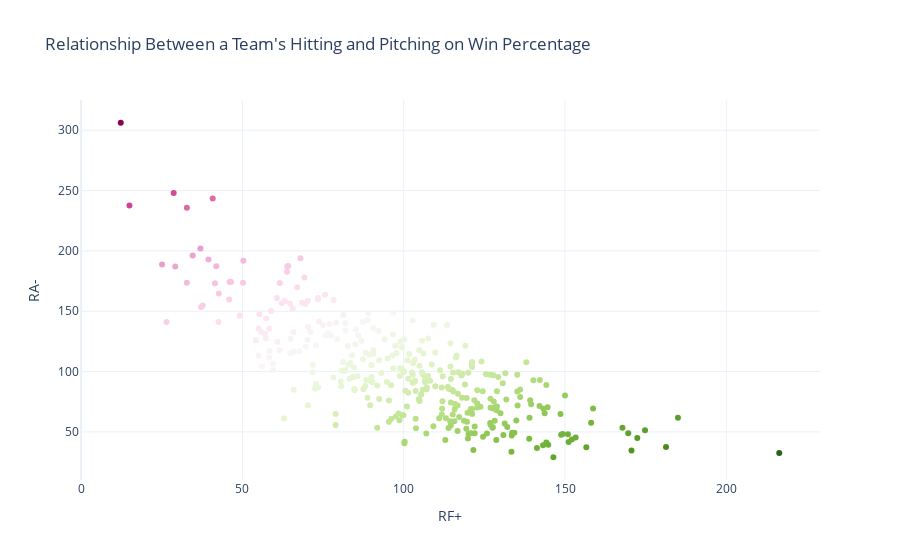

Source (notebook cell):
### Code cell
fig = go.Figure()
fig.add_trace(go.Scatter(
    #x=tms['wRC+'],
    #y=tms['RA+'],
    x=st['RF+'],
    y=st['RA+'],
    mode='markers',
    marker=dict(color=st['xPct']*25),
    text=st['League']+' '+st['Team']+' '+st['Year'].astype(str)+'<br>'+st['Pct'].astype(str)+'<br>xPct: '+round(st['xPct'],3).astype(str)+'<br>RF+:'+st['RF+'].astype(str)+'<br>RA+: '+st['RA+'].astype(str)+'<br>'+st['Postseason'].astype(str)
))
fig.update_layout(
    title='Relationship Between a Team\'s Hitting and Pitching on Win Percentage',
    xaxis_title='RF+',
    yaxis_title='RA-',
    template = 'plotly_white'
)
fig.show()

### Figure 1 — Plotly figure (JSON) as saved in the notebook; plotly's stock layout.template omitted (floating-point values rounded to 4 significant figures; data arrays with more than 128 entries replaced by an {"elided": "..."} marker saying what was removed)
{"data": [{"marker": {"color": {"elided": "350 float values"}}, "mode": "markers", "text": {"elided": "350 str values"}, "type": "scatter", "x": {"elided": "350 float values"}, "y": {"elided": "350 float values"}}], "layout": {"title": {"text": "Relationship Between a Team's Hitting and Pitching on Win Percentage"}, "xaxis": {"title": {"text": "RF+"}}, "yaxis": {"title": {"text": "RA-"}}}}
